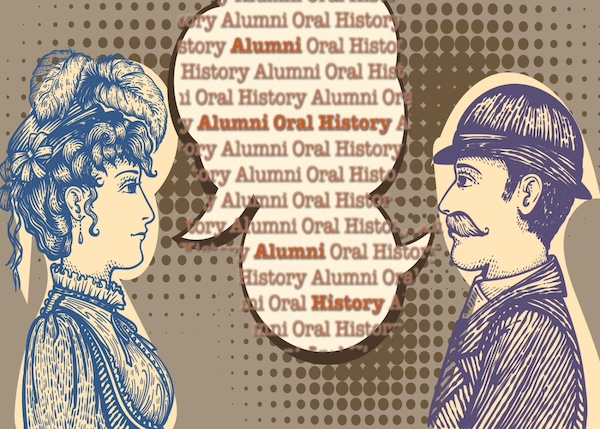
#> input picture oral-history-base.jpg, 600 x 429 px
$ python create_decade_images.py
#> lines starting #> are read from the running program, lines starting #| are printed output that depends on the picture
#!/usr/bin/env python3
"""
Create decade-specific images (1940s-2020s) from a base image.
Superimposes decade text over the center with varying color schemes.
"""

from PIL import Image, ImageDraw, ImageFont
import os

# Define decades and their accent colors
DECADES = [
    ("1940's", "#81312F"),  # dark red
    ("1950's", "#FF8F1C"),  # orange
    ("1960's", "#FFE1A0"),  # light yellow
    ("1970's", "#006A52"),  # dark green
    ("1980's", "#00B388"),  # teal/green
    ("1990's", "#DAF6D0"),  # light green
    ("2000's", "#003B5C"),  # dark blue
    ("2010's", "#418FDE"),  # light blue
    ("2020's", "#3F2A56"),  # dark purple
]

RED_COLOR = "#DA291C"
BLACK_COLOR = "#000000"

def get_contrasting_text_color(bg_color):
    """Determine if text should be black or red based on background brightness."""
    # Convert hex to RGB
    r = int(bg_color[1:3], 16)
    g = int(bg_color[3:5], 16)
    b = int(bg_color[5:7], 16)

    # Calculate brightness (perception-based formula)
    brightness = (r * 299 + g * 587 + b * 114) / 1000

    # Return black for light backgrounds, red for dark backgrounds
    return BLACK_COLOR if brightness > 180 else RED_COLOR

def create_decade_image(base_image_path, decade_text, accent_color, output_path):
    """Create a decade-specific image with text overlay."""
#> called with base_image_path = 'oral-history-base.jpg', decade_text = "1940's", accent_color = '#81312F', output_path = 'decade-images/1940s.jpg'

    # Open the base image
    img = Image.open(base_image_path).convert("RGBA")
    width, height = img.size
#> width = 600; height = 429

    # Create a transparent overlay for text
    overlay = Image.new("RGBA", img.size, (255, 255, 255, 0))
    draw = ImageDraw.Draw(overlay)

    # Try to load a font, fall back to default if not available
    try:
        # Try different common font locations
        font_size = int(height * 0.15)  # 15% of image height
#> font_size = 64
        font_paths = [
            "/System/Library/Fonts/Supplemental/Impact.ttf",
            "/System/Library/Fonts/Supplemental/Arial Bold.ttf",
            "/Library/Fonts/Arial Bold.ttf",
            "/System/Library/Fonts/Helvetica.ttc",
        ]
        font = None
        for font_path in font_paths:
            if os.path.exists(font_path):
                font = ImageFont.truetype(font_path, font_size)
                break

        if font is None:
            font = ImageFont.load_default()
    except Exception:
        font = ImageFont.load_default()

    # Calculate text position (center of image)
    # Get preliminary bbox to calculate dimensions
    temp_bbox = draw.textbbox((0, 0), decade_text, font=font)
#> temp_bbox = (0, 2, 29, 10)
    text_width = temp_bbox[2] - temp_bbox[0]
#> text_width = 29
    text_height = temp_bbox[3] - temp_bbox[1]
#> text_height = 8

    # Calculate centered position
    x = (width - text_width) // 2
#> x = 285
    y = (height - text_height) // 2
#> y = 210

    # Get actual bbox at the drawing position for accurate background
    actual_bbox = draw.textbbox((x, y), decade_text, font=font)
#> actual_bbox = (285, 212, 314, 220)

    # Determine text color based on accent color
    text_color = get_contrasting_text_color(accent_color)

    # Create semi-transparent background for text using accent color
    padding = 30
    bg_rect = [
        actual_bbox[0] - padding,
        actual_bbox[1] - padding,
        actual_bbox[2] + padding,
        actual_bbox[3] + padding
    ]
#> bg_rect = [255, 182, 344, 250]

    # Convert hex to RGBA with transparency
    r = int(accent_color[1:3], 16)
    g = int(accent_color[3:5], 16)
    b = int(accent_color[5:7], 16)
    bg_color_rgba = (r, g, b, 200)  # 200/255 opacity

    # Draw rounded rectangle background
    draw.rounded_rectangle(bg_rect, radius=20, fill=bg_color_rgba)

    # Draw text with outline for better visibility
    outline_width = 3
    for adj_x in range(-outline_width, outline_width + 1):
        for adj_y in range(-outline_width, outline_width + 1):
            if adj_x != 0 or adj_y != 0:
                outline_color = BLACK_COLOR if text_color == RED_COLOR else "#FFFFFF"
                draw.text((x + adj_x, y + adj_y), decade_text, font=font, fill=outline_color)

    # Draw main text
    draw.text((x, y), decade_text, font=font, fill=text_color)

    # Composite the overlay onto the original image
    result = Image.alpha_composite(img, overlay)
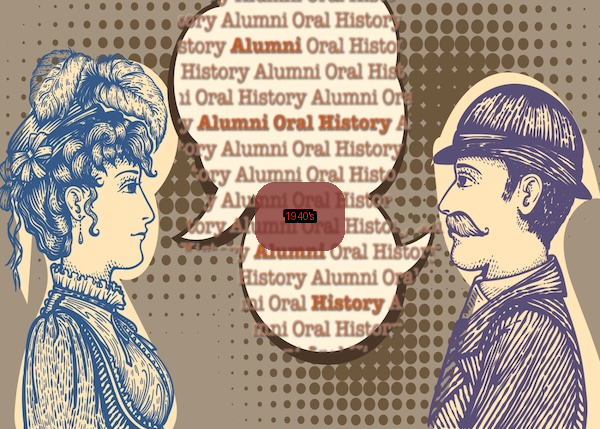
#> result: PIL image 600x429 RGBA; mean R, G, B, A 168.2, 152.7, 139.4, 255

    # Convert back to RGB for saving as JPEG
    result_rgb = result.convert("RGB")
    result_rgb.save(output_path, "JPEG", quality=95)
    print(f"Created: {output_path}")

def main():
    """Generate all decade images."""
    base_image = "oral-history-base.jpg"
    output_dir = "decade-images"

    if not os.path.exists(base_image):
        print(f"Error: Base image '{base_image}' not found.")
        print("Please save the provided image as 'oral-history-base.jpg' in this directory.")
        return

    os.makedirs(output_dir, exist_ok=True)

    print("Generating decade images...")
    for decade, accent_color in DECADES:
        output_filename = decade.replace("'", "") + ".jpg"
        output_path = os.path.join(output_dir, output_filename)
        create_decade_image(base_image, decade, accent_color, output_path)

    print(f"\nAll {len(DECADES)} decade images created successfully!")
    print(f"Images saved in: {output_dir}/")

if __name__ == "__main__":
    main()
